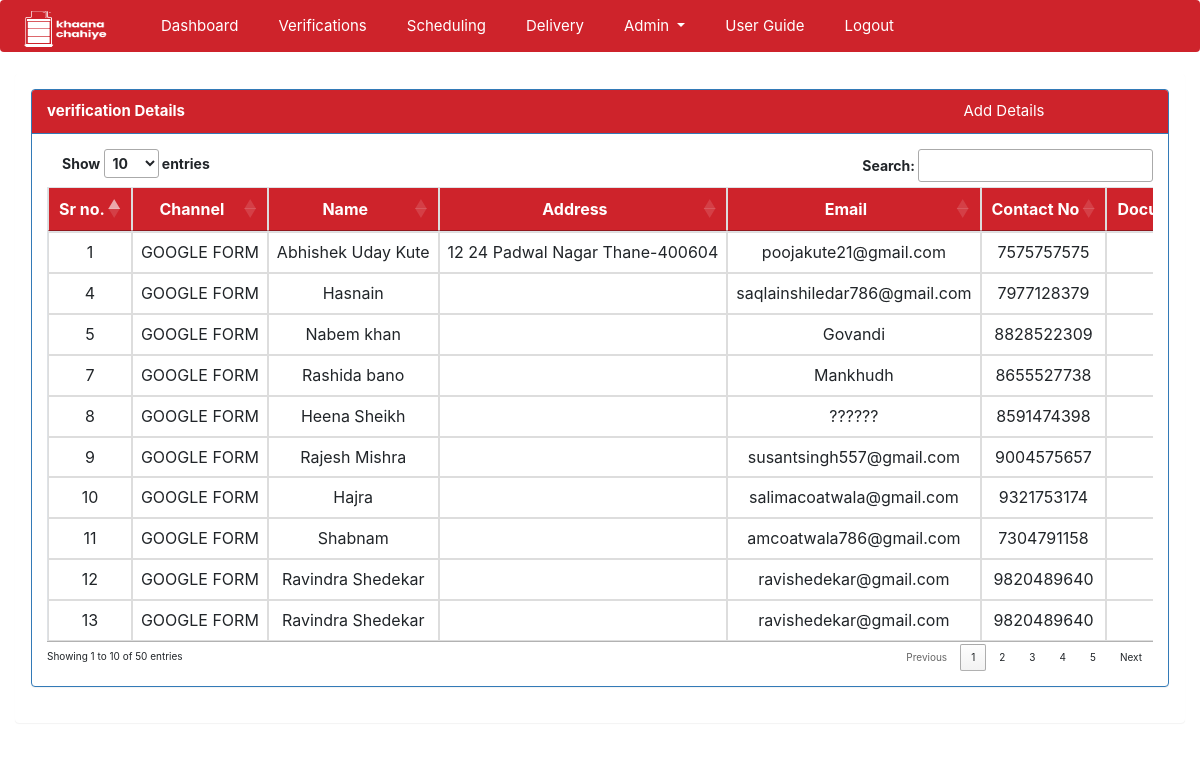
The app's page /main.php?page=verifications/verifications (signed in) with its own data.
### tables this page shows
CREATE TABLE `request_details` (
  `id` bigint(20) UNSIGNED NOT NULL,
  `document_id` bigint(20) UNSIGNED NOT NULL,
  `channel_id` bigint(20) UNSIGNED NOT NULL,
  `name` varchar(100) NOT NULL,
  `address` text NOT NULL,
  `contact_no` varchar(20) NOT NULL,
  `document_no` varchar(200) NOT NULL,
  `email` varchar(60) NOT NULL,
  `gender` enum('M','F') NOT NULL,
  `no_of_people` varchar(45) NOT NULL,
  `is_beneficiary` enum('Y','N') NOT NULL,
  `aid_form` bigint(20) UNSIGNED NOT NULL,
  `request_type` enum('bulk','single') NOT NULL,
  `latitude` varchar(20) NOT NULL,
  `longitude` varchar(20) NOT NULL,
  `remark` text NOT NULL,
  `created_at` timestamp NULL DEFAULT NULL,
  `updated_at` timestamp NULL DEFAULT NULL
);

CREATE TABLE `request_delivery_details` (
  `id` bigint(20) UNSIGNED NOT NULL,
  `request_id` bigint(20) UNSIGNED NOT NULL,
  `request_status_id` bigint(20) UNSIGNED NOT NULL,
  `user_id` bigint(20) UNSIGNED NOT NULL,
  `approve_people_count` mediumint(9) NOT NULL,
  `scheduling_remark` text NOT NULL,
  `delivery_pickup_point` varchar(255) NOT NULL,
  `delivery_scheduled_on` date NOT NULL,
  `delivered_to` varchar(100) NOT NULL,
  `delivery_location` text NOT NULL,
  `delivered_to_contact` varchar(100) NOT NULL,
  `delivered_by` varchar(100) NOT NULL,
  `delivered_by_contact` varchar(100) NOT NULL,
  `delivered_on` timestamp NULL DEFAULT NULL
);

CREATE TABLE `channel_types` (
  `id` bigint(20) UNSIGNED NOT NULL,
  `name` varchar(100) NOT NULL,
  `status` enum('Y','N') NOT NULL
);

### includes/functions.php (called while the page is built, shortened)
<?php
function get_channelname($roleid) {
    include('connection.php');
    $sql = "select name from ".channel_type." WHERE id='".$roleid."'";
    $result = mysqli_query($conn,$sql) or die(mysqli_error($conn));
    $row = mysqli_fetch_assoc($result);
    return $row['name'];
}
?>

### verifications/verifications.php (the view, shortened to what this page needs)
<?php
$verification_details = "select * from ".request_details." a INNER JOIN ".request_details_delivery." b
ON a.id= b.request_id WHERE request_status_id NOT IN (4)";
$verification_details_res = mysqli_query($conn,$verification_details) or die(mysqli_error($conn));
?>
<html>
<div class="panel panel-primary">
  <div class="panel-heading">
    <b>verification Details</b>
    <a class="menu-list" style="margin-left: 70%;" href="<?php echo WEBSITE . "main.php?page=verifications/add_verifications_modal";  ?>">
            Add Details</a>
  </div>
  <div class="panel-body">
    <table class="table table-bordered dt-responsive nowrap dataTable no-footer">
        <thead>
          <tr>
            <th class="text-center">Sr no.</th>
            <th class="text-center">Channel</th>
            <th class="text-center">Name</th>
            <th class="text-center">Address</th>
            <th class="text-center">Email</th>
            <th class="text-center">Contact No</th>
            <th class="text-center">Document Type</th>
          </tr>
        </thead>
        <tbody>
        <?php
        if(mysqli_num_rows($verification_details_res) > 0):
        while($verification_details_row = mysqli_fetch_array($verification_details_res)):?>
          <tr>
            <td class="text-center"><?php echo $verification_details_row['id']; ?></td>
            <td class="text-center"><?php echo get_channelname($verification_details_row['channel_id']); ?></td>
            <td class="text-center"><?php echo $verification_details_row['name']; ?></td>
            <td class="text-center"><?php echo $verification_details_row['address']; ?></td>
            <td class="text-center"><?php echo $verification_details_row['email']; ?></td>
            <td class="text-center"><?php echo $verification_details_row['contact_no']; ?></td>
            <td class="text-center"><?php echo get_documenttype($verification_details_row['document_id']); ?></td>
          </tr>
        <?php
        endwhile;
      endif;?>
        </tbody>
        </table>
  </div>
</div>
</html>

### css/index.css (style rules this page uses)
body { background: #3e4144; }

### css/home.css (style rules this page uses)
.nav-link,.menu-list,.dropdown-item { color: #ffffff !important; }
thead, .panel-heading { background-color: #CE232B; color: #fff; }
.panel-primary>.panel-heading { color: #fff; font-size: 15px !important; background-color: #CE232B; background-color: #CE232B; }

### records on screen
request_details: request_delivery_details.id "1", channel.name "GOOGLE FORM", name "Abhishek Uday Kute", address "12 24 Padwal Nagar Thane-400604", email "poojakute21@gmail.com", contact_no "7575757575"
request_details: request_delivery_details.id "4", channel.name "GOOGLE FORM", name "Hasnain", email "saqlainshiledar786@gmail.com", contact_no "7977128379"
request_details: request_delivery_details.id "5", channel.name "GOOGLE FORM", name "Nabem khan", email "Govandi", contact_no "8828522309"
request_details: request_delivery_details.id "7", channel.name "GOOGLE FORM", name "Rashida bano", email "Mankhudh", contact_no "8655527738"
request_details: request_delivery_details.id "8", channel.name "GOOGLE FORM", name "Heena Sheikh", email "??????", contact_no "8591474398"
request_details: request_delivery_details.id "9", channel.name "GOOGLE FORM", name "Rajesh Mishra", email "susantsingh557@gmail.com", contact_no "9004575657"
request_details: request_delivery_details.id "10", channel.name "GOOGLE FORM", name "Hajra", email "salimacoatwala@gmail.com", contact_no "9321753174"
request_details: request_delivery_details.id "11", channel.name "GOOGLE FORM", name "Shabnam", email "amcoatwala786@gmail.com", contact_no "7304791158"
request_details: request_delivery_details.id "12", channel.name "GOOGLE FORM", name "Ravindra Shedekar", email "ravishedekar@gmail.com", contact_no "9820489640"
request_details: request_delivery_details.id "13", channel.name "GOOGLE FORM", name "Ravindra Shedekar", email "ravishedekar@gmail.com", contact_no "9820489640"
